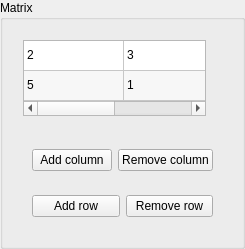
                     <widget class="QGroupBox" name="matrixGroupBox">
                      <property name="sizePolicy">
                       <sizepolicy hsizetype="Preferred" vsizetype="Preferred">
                        <horstretch>0</horstretch>
                        <verstretch>0</verstretch>
                       </sizepolicy>
                      </property>
                      <property name="title">
                       <string>Matrix</string>
                      </property>
                      <layout class="QVBoxLayout" name="verticalLayout_33">
                       <item>
                        <widget class="QWidget" name="matrixWidget" native="true">
                         <property name="sizePolicy">
                          <sizepolicy hsizetype="Expanding" vsizetype="Maximum">
                           <horstretch>0</horstretch>
                           <verstretch>0</verstretch>
                          </sizepolicy>
                         </property>
                         <property name="minimumSize">
                          <size>
                           <width>0</width>
                           <height>0</height>
                          </size>
                         </property>
                         <layout class="QVBoxLayout" name="verticalLayout_35">
                          <item>
                           <widget class="QTableWidget" name="matrixTableWidget">
                            <property name="sizePolicy">
                             <sizepolicy hsizetype="Fixed" vsizetype="Preferred">
                              <horstretch>0</horstretch>
                              <verstretch>0</verstretch>
                             </sizepolicy>
                            </property>
                            <property name="maximumSize">
                             <size>
                              <width>183</width>
                              <height>16777215</height>
                             </size>
                            </property>
                            <property name="sizeAdjustPolicy">
                             <enum>QAbstractScrollArea::AdjustToContents</enum>
                            </property>
                            <property name="autoScroll">
                             <bool>true</bool>
                            </property>
                            <property name="autoScrollMargin">
                             <number>16</number>
                            </property>
                            <property name="alternatingRowColors">
                             <bool>true</bool>
                            </property>
                            <property name="showGrid">
                             <bool>true</bool>
                            </property>
                            <property name="cornerButtonEnabled">
                             <bool>true</bool>
                            </property>
                            <attribute name="horizontalHeaderVisible">
                             <bool>false</bool>
                            </attribute>
                            <attribute name="verticalHeaderVisible">
                             <bool>false</bool>
                            </attribute>
                            <row>
                             <property name="text">
                              <string>z</string>
                             </property>
                            </row>
                            <row>
                             <property name="text">
                              <string>w</string>
                             </property>
                            </row>
                            <column>
                             <property name="text">
                              <string>x</string>
                             </property>
                            </column>
                            <column>
                             <property name="text">
                              <string>y</string>
                             </property>
                            </column>
                            <item row="0" column="0">
                             <property name="text">
                              <string>2</string>
                             </property>
                            </item>
                            <item row="0" column="1">
                             <property name="text">
                              <string>3</string>
                             </property>
                            </item>
                            <item row="1" column="0">
                             <property name="text">
                              <string>5</string>
                             </property>
                            </item>
                            <item row="1" column="1">
                             <property name="text">
                              <string>1</string>
                             </property>
                            </item>
                           </widget>
                          </item>
                         </layout>
                        </widget>
                       </item>
                       <item>
                        <widget class="QWidget" name="tableControlWidget" native="true">
                         <layout class="QVBoxLayout" name="verticalLayout_34">
                          <item>
                           <widget class="QWidget" name="colWidget" native="true">
                            <layout class="QHBoxLayout" name="horizontalLayout_26">
                             <item>
                              <widget class="QPushButton" name="addColButton">
                               <property name="text">
                                <string>Add column</string>
                               </property>
                              </widget>
                             </item>
                             <item>
                              <widget class="QPushButton" name="remColButton">
                               <property name="text">
                                <string>Remove column</string>
                               </property>
                              </widget>
                             </item>
                            </layout>
                           </widget>
                          </item>
                          <item>
                           <widget class="QWidget" name="rowWidget" native="true">
                            <layout class="QHBoxLayout" name="horizontalLayout_27">
                             <item>
                              <widget class="QPushButton" name="addRowButton">
                               <property name="text">
                                <string>Add row</string>
                               </property>
                              </widget>
                             </item>
                             <item>
                              <widget class="QPushButton" name="removeRowButton">
                               <property name="text">
                                <string>Remove row</string>
                               </property>
                              </widget>
                             </item>
                            </layout>
                           </widget>
                          </item>
                         </layout>
                        </widget>
                       </item>
                      </layout>
                     </widget>
